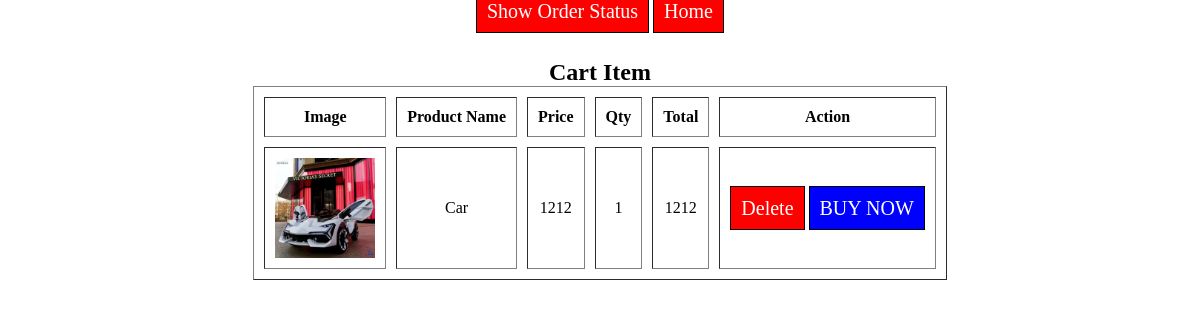
Screenshot of /cart_show.php with the database file from the repository.
### tables this page shows
CREATE TABLE `cart` (
  `p_id` int(30) NOT NULL,
  `images` varchar(30) NOT NULL,
  `title` varchar(30) NOT NULL,
  `price` float NOT NULL,
  `qty` int(10) NOT NULL,
  `total` float NOT NULL,
  `Name` varchar(20) NOT NULL
);

### cart_show.php (the view, shortened to what this page needs)
<center><div>
<a href="order_view.php">Show Order Status</a>
<a href="one.php">Home</a>
</div></center><br><br>
<?php
$Name=$_SESSION['Name'];
include "conn.php";
$qry="select * from cart where Name='$Name'";
$result=mysqli_query($con,$qry);
?>
<center>
	<h2>Cart Item</h2>
	<table border="1" cellspacing="10" cellpadding="20">
		<tr>
			<th>Image</th>
			<th>Product Name</th>
			<th>Price</th>
			<th>Qty</th>
			<th>Total</th>
			<th>Action</th>
		</tr>
<?php
while ($row = mysqli_fetch_assoc($result)) {
    echo "<tr>
    <td><img src='uploads/{$row['images']}' alt='Product Image'></td>
            <td>{$row['title']}</td>
            <td>{$row['price']}</td>
            <td>{$row['qty']}</td>
            <td>{$row['total']}</td>
            <td>
                <a href='cart_delete.php?table=cart&p_id={$row['p_id']}'>Delete</a>
                <a href='check_out.php?table=cart&p_id={$row['p_id']}'class='BUY'>BUY NOW</a>
            </td>
          </tr>";
}
?>
	</table>
</center>

### cart_show.php (style rules this page uses)
* { margin: 0; padding: 0; }
table { text-align: center; }
th,tr,td { padding: 10px; margin: 10px; }
img { width: 100px; height: 100px; }
a { text-decoration: none; margin-top: 200px; border: 1px solid black; background: red; font-size: 20; color: white; padding: 10px; }
.BUY { background: blue; }

### rows the page displays
cart: images (picture), title "Car", price "1212", qty "1", total "1212"
